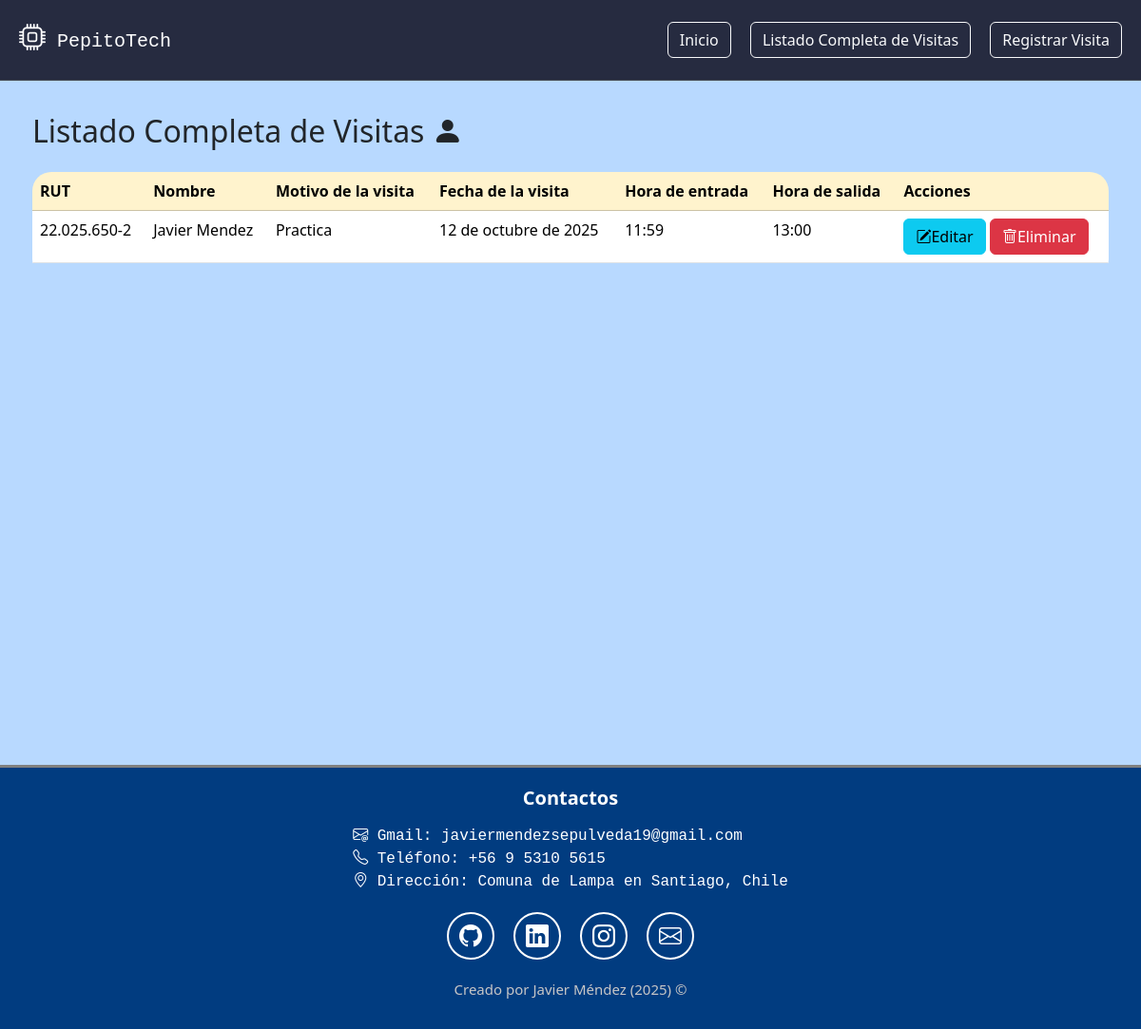
Before: /visita/lista_completa with the older database file.
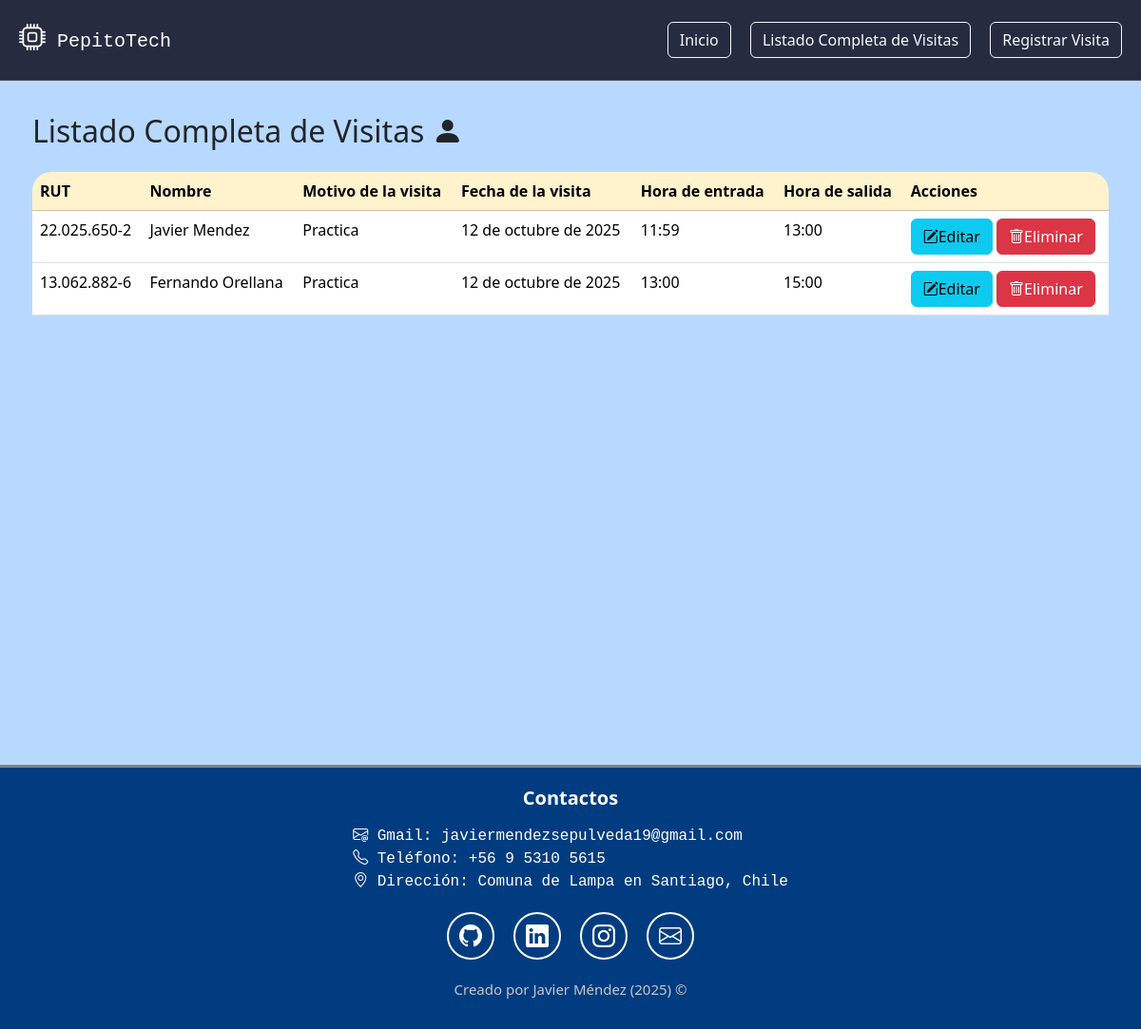
After: the same page with the newer database file.
### SistemaRegistros/models.py (models this page shows, shortened)
class Visita(models.Model):
    rut = models.CharField(max_length=10)
    nombre = models.CharField(max_length=50)
    motivo_visita = models.TextField(max_length=200)
    fecha_visita = models.DateField()
    hora_entrada = models.TimeField()
    hora_salida = models.TimeField()

### SistemaRegistros/views.py (the view)
# urls.py: path("visita/lista_completa", views.lista_completa, name="lista_completa"),
def lista_completa(request):
    visitas = Visita.objects.all()
    return render(request, 'SistemaRegistros/lista_completa.html', {'visitas': visitas})

### SistemaRegistros/templatetags/filtros.py (called while the page is built)
@register.filter
def formatear_rut(rut: str) -> str:
    if not rut:
        return ""
    rut = rut.replace(".", "").upper()
    if "-" not in rut:
        return rut
    cuerpo, dv = rut.split("-")
    cuerpo = cuerpo[::-1]
    partes = [cuerpo[i:i+3] for i in range(0, len(cuerpo), 3)]
    cuerpo = ".".join(partes)[::-1]
    return f"{cuerpo}-{dv}"

### SistemaRegistros/templates/SistemaRegistros/lista_completa.html (shortened to what this page needs)
{% extends 'SistemaRegistros/base.html' %}
{% load filtros %}
{% block content %}
    <section class="seccion-listado">
        <div class="p-4">
            <h2 class="mb-4">
                Listado Completa de Visitas
                <span><i class="bi bi-person-fill"></i></span>
            </h2>
            <div class="contenedor-tabla table-responsive">
                <table class="table table-hover">
                    <thead class="table-warning">
                        <tr>
                            <th scope="col">RUT</th>
                            <th scope="col">Nombre</th>
                            <th scope="col">Motivo de la visita</th>
                            <th scope="col">Fecha de la visita</th>
                            <th scope="col">Hora de entrada</th>
                            <th scope="col">Hora de salida</th>
                            <th scope="col">Acciones</th>
                        </tr>
                    </thead>
                    <tbody>
                        {% for visita in visitas %}
                            <tr>
                                <td>{{ visita.rut|formatear_rut }}</td>
                                <td>{{ visita.nombre }}</td>
                                <td>{{ visita.motivo_visita }}</td>
                                <td>{{ visita.fecha_visita }}</td>
                                <td>{{ visita.hora_entrada }}</td>
                                <td>{{ visita.hora_salida }}</td>
                                <td>
                                    <a href="{% url 'editar_visita' visita.id %}" class="btn btn-info"><i class="bi bi-pencil-square"></i>Editar</a>
                                    <a href="{% url 'eliminar_visita' visita.id %}" class="btn btn-danger"><i class="bi bi-trash"></i>Eliminar</a>
                                </td>
                            </tr>
                        {% empty %}
                            <tr>
                                <td colspan="7" class="text-center">No hay ninguna visita registrada todavia.</td>
                            </tr>
                        {% endfor %}
                    </tbody>
                </table>
            </div>
        </div>
    </section>
{% endblock %}

Changed rows visible on the page:
added Visita: rut "13.062.882-6", nombre "Fernando Orellana", motivo_visita "Practica", fecha_visita "12 de octubre de 2025", hora_entrada "13:00", hora_salida "15:00"
